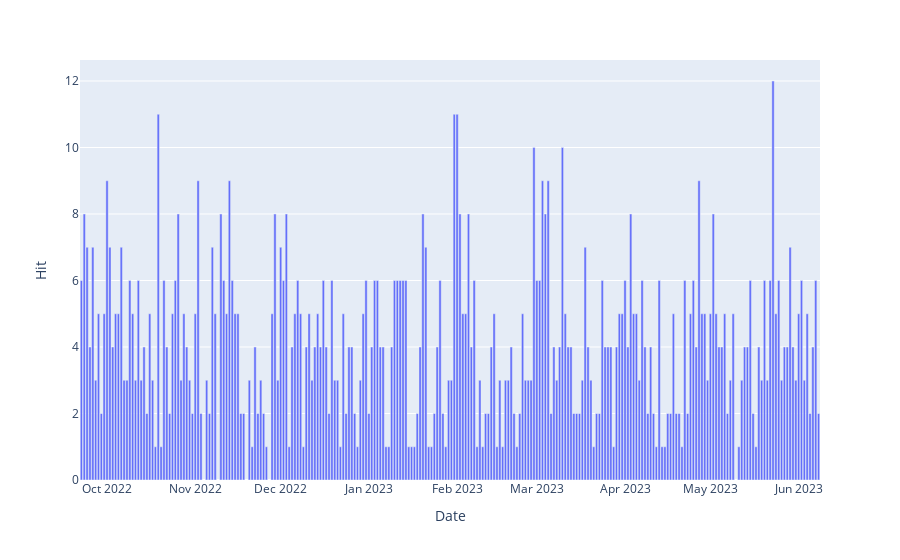

Notebook code for this chart:
### Markdown cell above
## 2. Result

### Code cell
fig = px.bar(NatSq_hits, x='Date', y='Hit')
fig.show()

### Figure 1 — Plotly figure (JSON) as saved in the notebook; plotly's stock layout.template omitted (floating-point values rounded to 4 significant figures; data arrays with more than 128 entries replaced by an {"elided": "..."} marker saying what was removed)
{"data": [{"alignmentgroup": "True", "hovertemplate": "Date=%{x}<br>Hit=%{y}<extra></extra>", "legendgroup": "", "marker": {"color": "#636efa", "pattern": {"shape": ""}}, "name": "", "offsetgroup": "", "orientation": "v", "showlegend": false, "textposition": "auto", "type": "bar", "x": {"elided": "255 str values"}, "xaxis": "x", "y": {"elided": "255 int values"}, "yaxis": "y"}], "layout": {"barmode": "relative", "legend": {"tracegroupgap": 0}, "margin": {"t": 60}, "xaxis": {"anchor": "y", "domain": [0, 1], "title": {"text": "Date"}}, "yaxis": {"anchor": "x", "domain": [0, 1], "title": {"text": "Hit"}}}}
